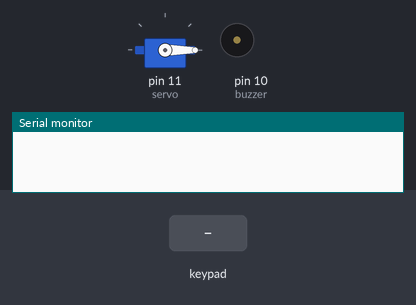
Recording of a sketch running on a simulated Arduino Uno, built with avr-gcc and run on an emulated ATmega328P. Shown: servo, buzzer (waves = sounding), the last lines printed to the serial monitor. The inputs (shaded band) are chosen by the test bench.

Above: at 3.2 s.
3.3 s: keypad keys 3 9 3 2 * pressed 0.4 s apart
At 6.2 s:
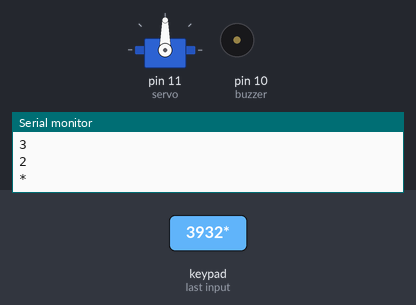
6.8 s: key 'A' pressed
At 7.2 s:
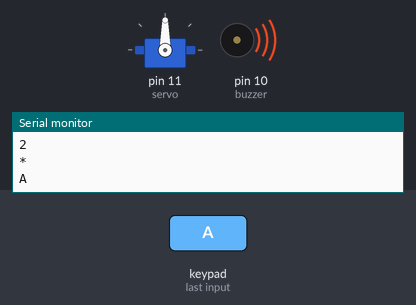
8.8 s: key 'B' pressed
At 10.1 s:
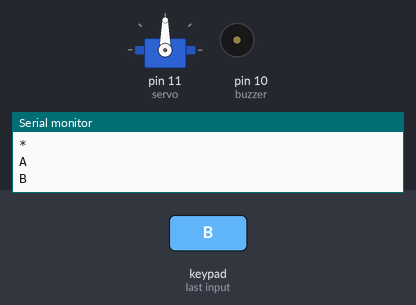
10.3 s: keypad keys 3 9 3 2 * # pressed 0.4 s apart
At 13.7 s:
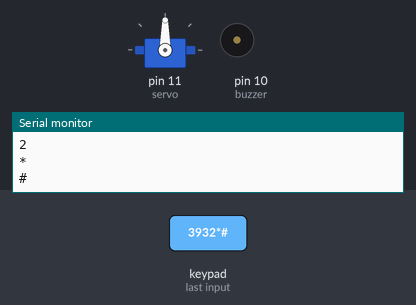
14.4 s: key 'C' pressed
At 15.7 s:
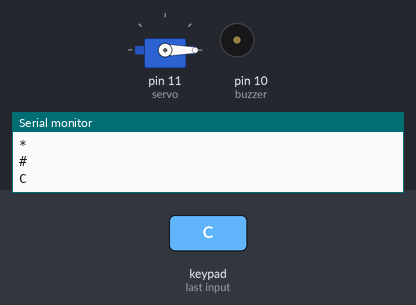
15.9 s: keypad keys 3 9 3 2 * D pressed 0.4 s apart
At 16.3 s:
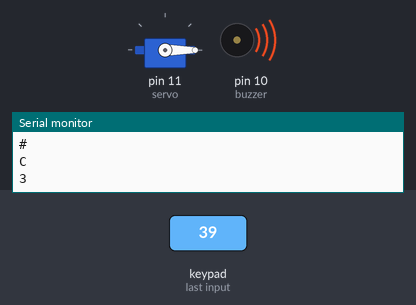
Timing chart, 0 to 20.5 s (numbered marks = the images above; inputs shaded):
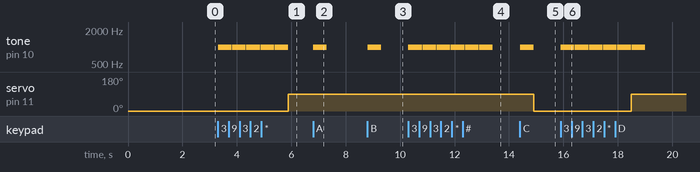

Measured:
- after the input at 3.3 s, tone on pin 10 (buzzer): alternates 1000 Hz for 0.50 s and silent for 0.02 s, starting at once; servo on pin 11 (servo): 0° → 90° after 2.6 s
- after the input at 6.8 s, tone on pin 10 (buzzer): silent → 1000 Hz at once, → silent 0.50 s later
- after the input at 8.8 s, tone on pin 10 (buzzer): silent → 1000 Hz at once, → silent 0.50 s later
- after the input at 10.3 s, tone on pin 10 (buzzer): alternates 1000 Hz for 0.50 s and silent for 0.02 s, starting at once
- after the input at 14.4 s, tone on pin 10 (buzzer): silent → 1000 Hz at once, → silent 0.50 s later; servo on pin 11 (servo): 90° → 0° after 0.50 s
- after the input at 15.9 s, tone on pin 10 (buzzer): alternates 1000 Hz for 0.50 s and silent for 0.02 s, 12 changes in all, then stays silent, starting at once; servo on pin 11 (servo): 0° → 90° after 2.6 s

The sketch:

arduino-safe.ino
```cpp
#include <Key.h>
#include <Keypad.h>
#include <Servo.h>

#define Password_Length 6

Servo servo;

int signalPin = 11;

char Data[Password_Length];
char Master[Password_Length] = "3932*";
byte data_count = 0, master_count = 0;
bool Pass_is_good;
char customKey;

const byte ROWS = 4;
const byte COLS = 4;

const int buzzer = 10;

char hexaKeys[ROWS][COLS] = {
  {'1', '2', '3', 'A'},
  {'4', '5', '6', 'B'},
  {'7', '8', '9', 'C'},
  {'*', '0', '#', 'D'}
};

byte rowPins[ROWS] = {9, 8, 7, 6};
byte colPins[COLS] = {5, 4, 3, 2};

Keypad customKeypad = Keypad(makeKeymap(hexaKeys), rowPins, colPins, ROWS, COLS);

void setup() {
  Serial.begin(9600);
  pinMode(buzzer, OUTPUT);
  servo.attach(11);
  servo.write(0);
  delay(2000);
}

void loop() {
  customKey = customKeypad.getKey();

  if (customKey){
    Serial.println(customKey);
    tone(buzzer, 1000); // Send 1KHz sound signal...
    delay(500);        // ...for 1 sec
    noTone(buzzer);
    Data[data_count] = customKey;
    data_count++;
    if(customKey == 'C') {
      servo.write(0);
      clearData();
    }
  }

  if(data_count == Password_Length-1){

    if(!strcmp(Data, Master)){
      servo.write(90);
      }
    clearData();
  }
}

void clearData(){
  while(data_count != 0){
    Data[data_count--] = 0;
  }
  return;
}
```
